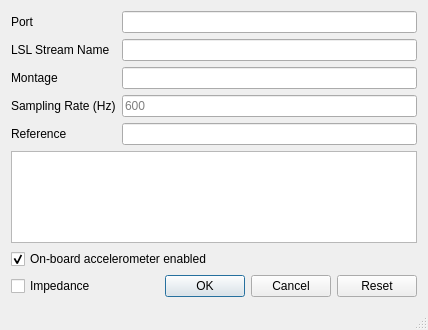
<?xml version="1.0" encoding="UTF-8"?>
<ui version="4.0">
 <class>MainWindow</class>
 <widget class="QMainWindow" name="MainWindow">
  <property name="geometry">
   <rect>
    <x>0</x>
    <y>0</y>
    <width>428</width>
    <height>330</height>
   </rect>
  </property>
  <property name="windowTitle">
   <string>DSI2LSL</string>
  </property>
  <widget class="QWidget" name="centralWidget">
   <layout class="QGridLayout" name="gridLayout">
    <item row="1" column="1">
     <widget class="QLabel" name="nameLabel">
      <property name="text">
       <string>LSL Stream Name</string>
      </property>
     </widget>
    </item>
    <item row="4" column="2">
     <widget class="QLineEdit" name="referenceLineEdit">
      <property name="toolTip">
       <string>&lt;html&gt;&lt;head/&gt;&lt;body&gt;&lt;p&gt;The name of sensor (or linear combination of sensors, without spaces) to be used as reference. Defaults to a &amp;quot;traditional&amp;quot; averaged-ears or averaged-mastoids reference if available, or the factory reference (typically Pz) if these sensors are not available.&lt;/p&gt;&lt;/body&gt;&lt;/html&gt;</string>
      </property>
     </widget>
    </item>
    <item row="0" column="2">
     <widget class="QLineEdit" name="portLineEdit">
      <property name="toolTip">
       <string>&lt;html&gt;&lt;head/&gt;&lt;body&gt;&lt;p&gt;Specifies the serial port address on which to connect (e.g. COM4 on Windows, /dev/cu.DSI24-023-BluetoothSeri on OSX, or /dev/rfcomm0 on Linux).&lt;/p&gt;&lt;/body&gt;&lt;/html&gt;</string>
      </property>
     </widget>
    </item>
    <item row="1" column="2">
     <widget class="QLineEdit" name="nameLineEdit">
      <property name="toolTip">
       <string>&lt;html&gt;&lt;head/&gt;&lt;body&gt;&lt;p&gt;Name of the LSL outlet that will be created to stream the samples received from the device.&lt;/p&gt;&lt;/body&gt;&lt;/html&gt;</string>
      </property>
     </widget>
    </item>
    <item row="2" column="1">
     <widget class="QLabel" name="montageLabel">
      <property name="text">
       <string>Montage</string>
      </property>
     </widget>
    </item>
    <item row="8" column="2">
     <layout class="QHBoxLayout" name="buttonLayout">
      <item>
       <widget class="QDialogButtonBox" name="buttonBox">
        <property name="toolTip">
         <string>&lt;html&gt;&lt;head/&gt;&lt;body&gt;&lt;p&gt;Start/Stop streaming.&lt;/p&gt;&lt;/body&gt;&lt;/html&gt;</string>
        </property>
        <property name="standardButtons">
         <set>QDialogButtonBox::Cancel|QDialogButtonBox::Ok</set>
        </property>
       </widget>
      </item>
      <item>
       <widget class="QPushButton" name="ResetZButton">
        <property name="toolTip">
         <string>&lt;html&gt;&lt;head/&gt;&lt;body&gt;&lt;p&gt;Resets Impedance&lt;/p&gt;&lt;/body&gt;&lt;/html&gt;</string>
        </property>
        <property name="text">
         <string>Reset</string>
        </property>
       </widget>
      </item>
     </layout>
    </item>
    
    <item row="8" column="1">
        <widget class="QCheckBox" name="ZCheckBox">
            <property name="toolTip">
                <string>&lt;html&gt;&lt;head/&gt;&lt;body&gt;&lt;p&gt;Checks Impedance&lt;/p&gt;&lt;/body&gt;&lt;/html&gt;</string>
            </property>
            <property name="text">
                <string>Impedance</string>
            </property>
        </widget>
    </item>




    <item row="0" column="1">
     <widget class="QLabel" name="portLabel">
      <property name="text">
       <string>Port</string>
      </property>
     </widget>
    </item>
    <item row="2" column="2">
     <widget class="QLineEdit" name="montageLineEdit">
      <property name="toolTip">
       <string>&lt;html&gt;&lt;head/&gt;&lt;body&gt;&lt;p&gt;A list of channel specifications, comma-separated without spaces.&lt;/p&gt;&lt;/body&gt;&lt;/html&gt;</string>
      </property>
     </widget>
    </item>
    <item row="4" column="1">
     <widget class="QLabel" name="referenceLabel">
      <property name="text">
       <string>Reference</string>
      </property>
     </widget>
    </item>
    <item row="3" column="1">
     <widget class="QLabel" name="sampleRateLabel">
      <property name="text">
       <string>Sampling Rate (Hz)</string>
      </property>
     </widget>
    </item>
    <item row="3" column="2">
     <widget class="QLineEdit" name="sampleRateLineEdit">
      <property name="toolTip">
       <string>&lt;html&gt;&lt;head/&gt;&lt;body&gt;&lt;p&gt;EEG sampling rate in Hz. Defaults to 600 if left empty. Rates other than 300 Hz require the Variable Acquisition Rate feature to be unlocked on the headset; otherwise the headset keeps its current rate (see console).&lt;/p&gt;&lt;/body&gt;&lt;/html&gt;</string>
      </property>
      <property name="placeholderText">
       <string>600</string>
      </property>
     </widget>
    </item>
    <item row="6" column="1" colspan="2">
     <widget class="QCheckBox" name="accelCheckBox">
      <property name="toolTip">
       <string>&lt;html&gt;&lt;head/&gt;&lt;body&gt;&lt;p&gt;Enable the on-board 3D accelerometer (30 Hz). When unchecked, the accelerometer channels stream zeros.&lt;/p&gt;&lt;/body&gt;&lt;/html&gt;</string>
      </property>
      <property name="text">
       <string>On-board accelerometer enabled</string>
      </property>
      <property name="checked">
       <bool>true</bool>
      </property>
     </widget>
    </item>
    <item row="5" column="1" colspan="2">
     <widget class="QTextEdit" name="console">
      <property name="toolTip">
       <string>&lt;html&gt;&lt;head/&gt;&lt;body&gt;&lt;p&gt;Console output.&lt;/p&gt;&lt;/body&gt;&lt;/html&gt;</string>
      </property>
      <property name="lineWidth">
       <number>1</number>
      </property>
     </widget>
    </item>


   </layout>
  </widget>
  <widget class="QStatusBar" name="statusBar">
   <property name="layoutDirection">
    <enum>Qt::LeftToRight</enum>
   </property>
  </widget>
 </widget>
 <layoutdefault spacing="6" margin="11"/>
 <resources/>
 <connections/>
</ui>
